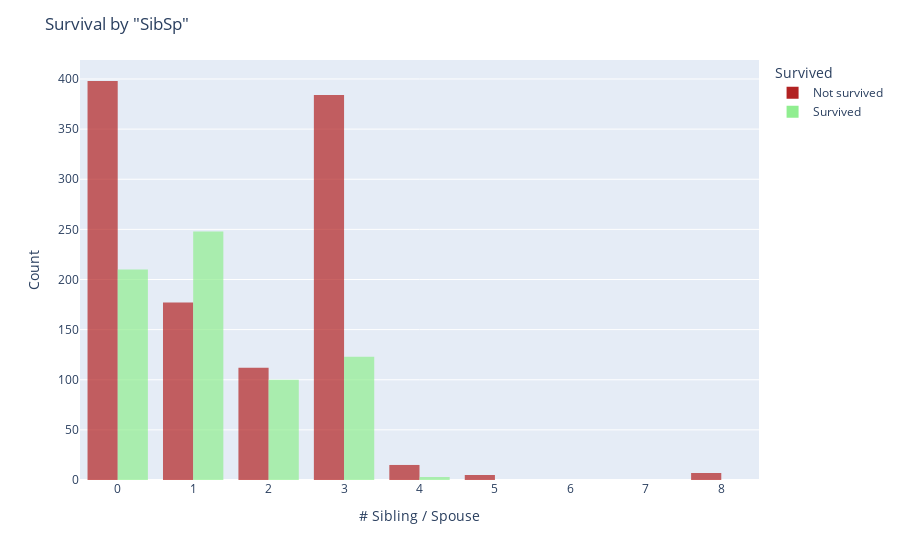

Source (notebook cell):
### Code cell
fig= px.histogram(df_viz, x=["SibSp", "Pclass"], color='Survived ', 
             color_discrete_map={'Not survived':'firebrick', 'Survived':'lightgreen'}, 
             barmode="group", opacity=.7)
fig.update_layout(title='Survival by "SibSp"', xaxis_title= "# Sibling / Spouse", yaxis_title= "Count")

### Figure 1 — Plotly figure (JSON) as saved in the notebook; plotly's stock layout.template omitted (floating-point values rounded to 4 significant figures; data arrays with more than 128 entries replaced by an {"elided": "..."} marker saying what was removed)
{"data": [{"alignmentgroup": "True", "bingroup": "x", "hovertemplate": "Survived =Not survived<br>value=%{x}<br>count=%{y}<extra></extra>", "legendgroup": "Not survived", "marker": {"color": "firebrick", "opacity": 0.7, "pattern": {"shape": ""}}, "name": "Not survived", "offsetgroup": "Not survived", "orientation": "v", "showlegend": true, "type": "histogram", "x": {"elided": "1098 int values"}, "xaxis": "x", "yaxis": "y"}, {"alignmentgroup": "True", "bingroup": "x", "hovertemplate": "Survived =Survived<br>value=%{x}<br>count=%{y}<extra></extra>", "legendgroup": "Survived", "marker": {"color": "lightgreen", "opacity": 0.7, "pattern": {"shape": ""}}, "name": "Survived", "offsetgroup": "Survived", "orientation": "v", "showlegend": true, "type": "histogram", "x": {"elided": "684 int values"}, "xaxis": "x", "yaxis": "y"}], "layout": {"barmode": "group", "legend": {"title": {"text": "Survived "}, "tracegroupgap": 0}, "margin": {"t": 60}, "title": {"text": "Survival by \"SibSp\""}, "xaxis": {"anchor": "y", "domain": [0, 1], "title": {"text": "# Sibling / Spouse"}}, "yaxis": {"anchor": "x", "domain": [0, 1], "title": {"text": "Count"}}}}
